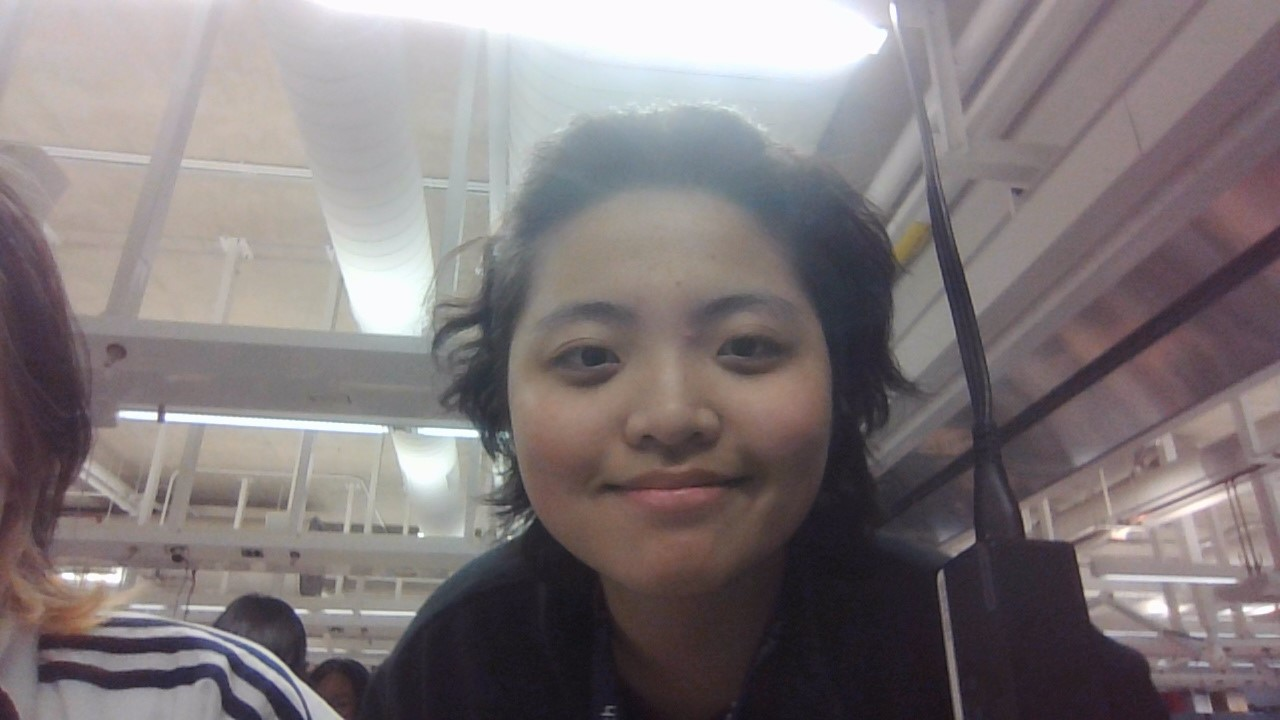
#> input picture fei.jpg, 1280 x 720 px, given in place of the camera
$ python objectrec.py
#> lines starting #> are read from the running program, lines starting #| are printed output that depends on the picture; after the words box and inside, x2 and y2 are one past the last pixel; in counts of white or black regions, pixels touching at a corner belong together
import cv2
import numpy as np

cap1 = cv2.VideoCapture(1)
cap2 = cv2.VideoCapture(2)

while 1:
    ret1,frame1 =cap1.read()
#> frame1 is the input picture: shape (720, 1280, 3); mean B, G, R 121.9, 120.3, 128.3
    ret2,frame2 =cap2.read()
    # ret will return a true value if the frame exists otherwise False
    into_hsv1 =cv2.cvtColor(frame1,cv2.COLOR_BGR2HSV)
#> into_hsv1: shape (720, 1280, 3); mean H, S, V 97, 33.3, 130.9
    into_hsv2 =cv2.cvtColor(frame2,cv2.COLOR_BGR2HSV)
    # changing the color format from BGr to HSV
    # This will be used to create the mask
    blue_L_limit=np.array([98,50,50]) # setting the blue lower limit
    blue_U_limit=np.array([139,255,255]) # setting the blue upper limit

    yellow_L_limit=np.array([20, 100, 100]) # setting the yellow lower limit
    yellow_U_limit=np.array([30, 255, 255]) # setting the yellow upper limit

    red_L_limit=np.array([0, 100, 20]) # setting the red lower limit
    red_U_limit=np.array([10, 255, 255]) # setting the red upper limit

    b_mask=cv2.inRange(into_hsv1,blue_L_limit, blue_U_limit)
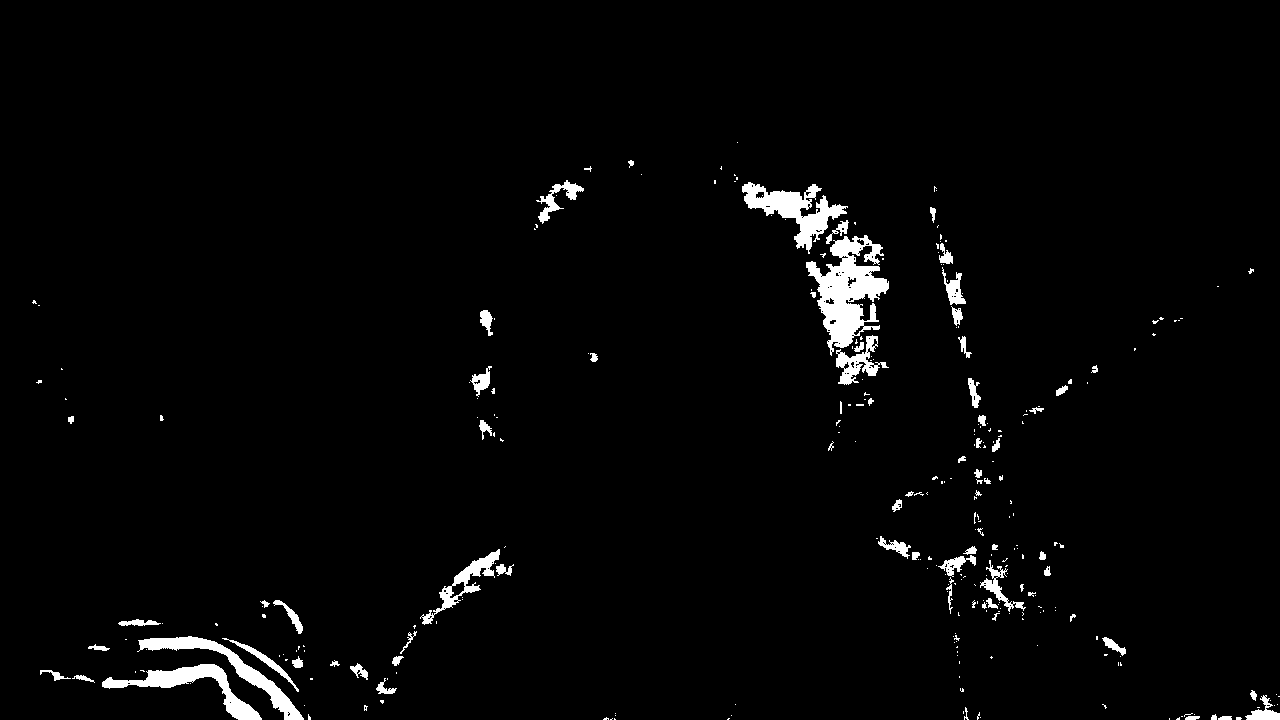
#> b_mask: shape (720, 1280); 2.4% white; 295 white regions (221 under 20 px), largest, box (x1, y1, x2, y2) and area: (806, 235, 889, 356) 4693, (742, 182, 848, 254) 2666, (102, 664, 262, 720) 2222
    y_mask=cv2.inRange(into_hsv1,yellow_L_limit, yellow_U_limit)
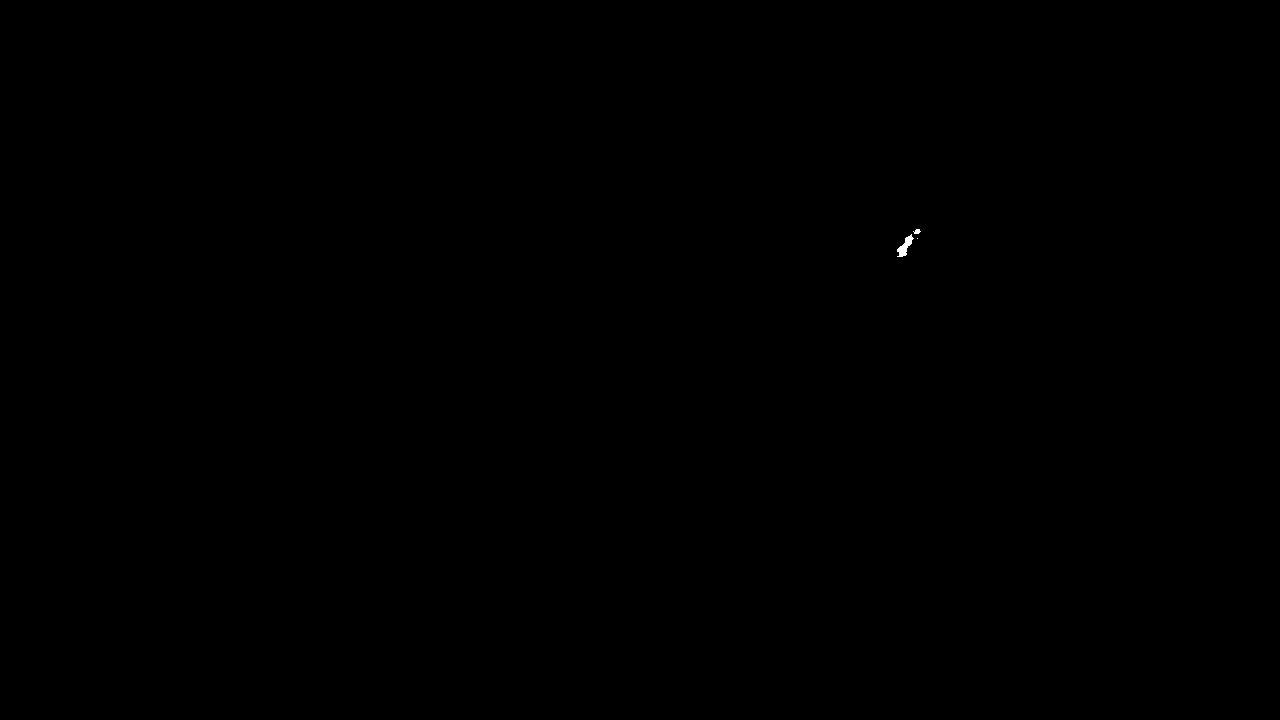
#> y_mask: shape (720, 1280); 0.02% white; 3 white regions (1 under 20 px), largest, box (x1, y1, x2, y2) and area: (897, 234, 914, 257) 168, (913, 229, 921, 234) 27
    r_mask=cv2.inRange(into_hsv2,red_L_limit, red_U_limit)
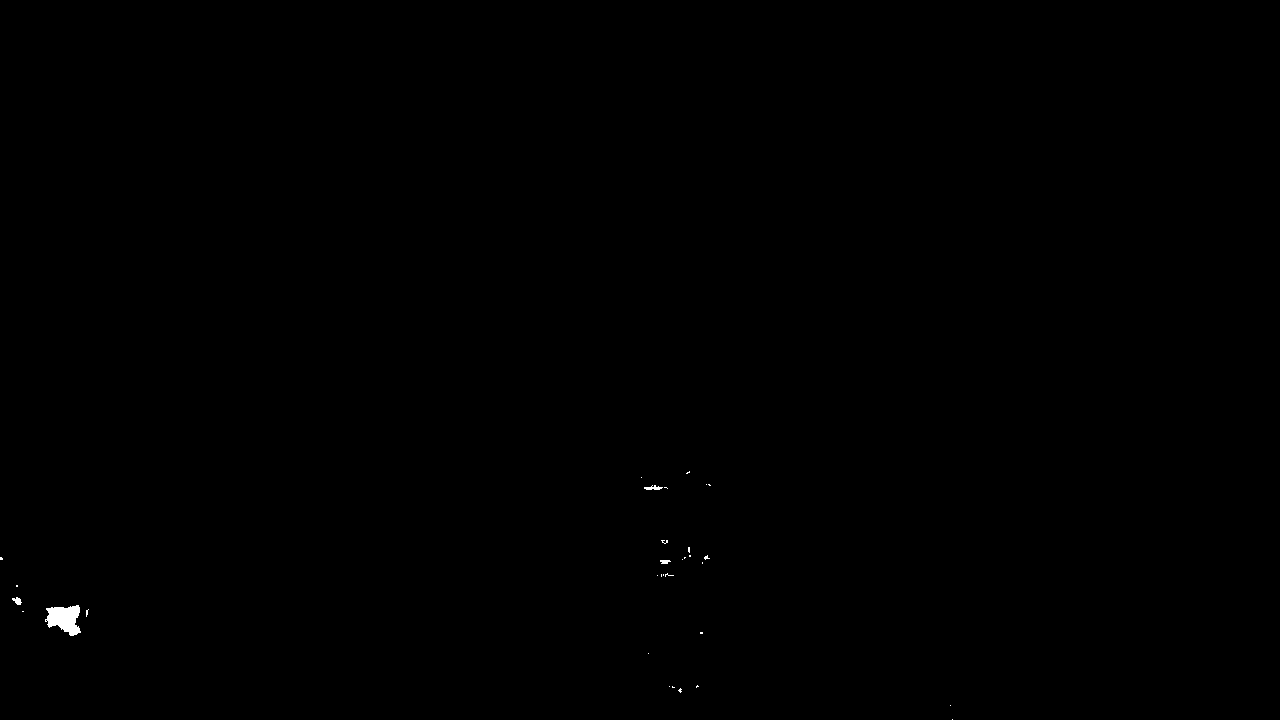
#> r_mask: shape (720, 1280); 0.11% white; 32 white regions (28 under 20 px), largest, box (x1, y1, x2, y2) and area: (45, 605, 81, 636) 729, (644, 485, 663, 490) 56, (12, 597, 22, 605) 48, (660, 560, 671, 564) 34
    # creating the mask using inRange() function
    # this will produce an image where the color of the objects
    # falling in the range will turn white and rest will be black
    blue=cv2.bitwise_and(frame1,frame1,mask=b_mask)
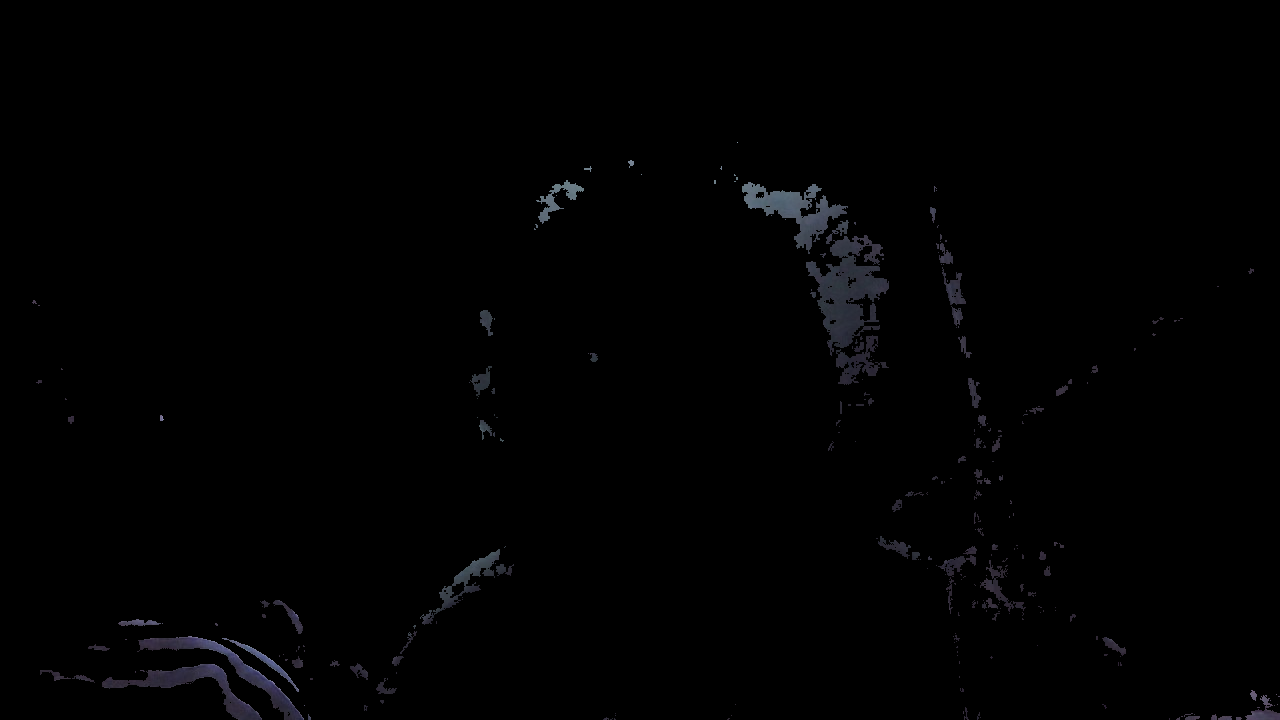
#> blue: shape (720, 1280, 3); mean B, G, R 1.8, 1.4, 1.4
    yellow=cv2.bitwise_and(frame1,frame1,mask=y_mask)
    red=cv2.bitwise_and(frame2,frame2,mask=r_mask)
    # this will give the color to mask.
    #cv2.imshow('Original',frame) # to display the original frame
    cv2.imshow('Blue Detector',blue) # to display the blue object output
    cv2.imshow('Red Detector',red) # to display the blue object output
    #cv2.imshow('Yellow Detector',yellow) # to display the blue object output

    if cv2.waitKey(1)==27:
#> (key Esc is pressed here)
        break
    # this function will be triggered when the ESC key is pressed
    # and the while loop will terminate and so will the program
#> (the run stopped early here; a loop or call above may not have finished)

$ run again, on yuxi.jpg
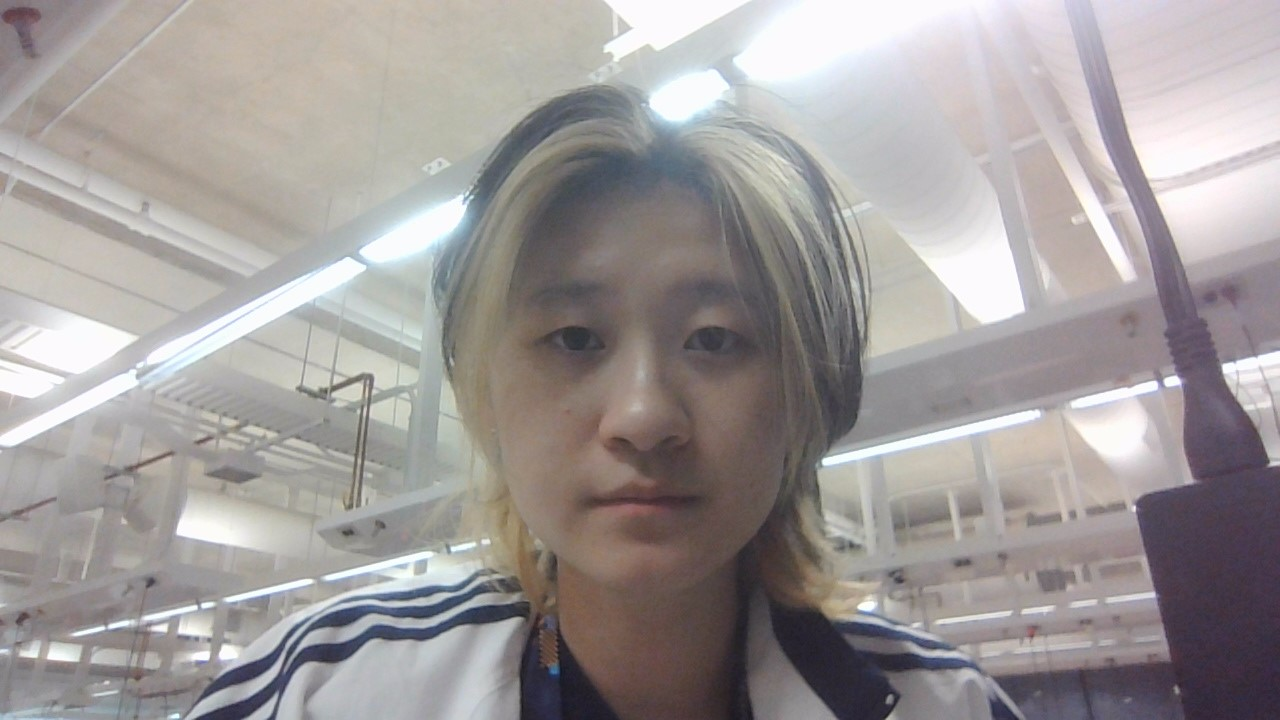
#> input picture yuxi.jpg, 1280 x 720 px, given in place of the camera
#> frame1 is the input picture: shape (720, 1280, 3); mean B, G, R 154, 154.8, 160
#> into_hsv1: shape (720, 1280, 3); mean H, S, V 76.8, 23.4, 162.6
#> `b_mask=cv2.inRange(into_hsv1,blue_L_limit, blue_U_limit)`:
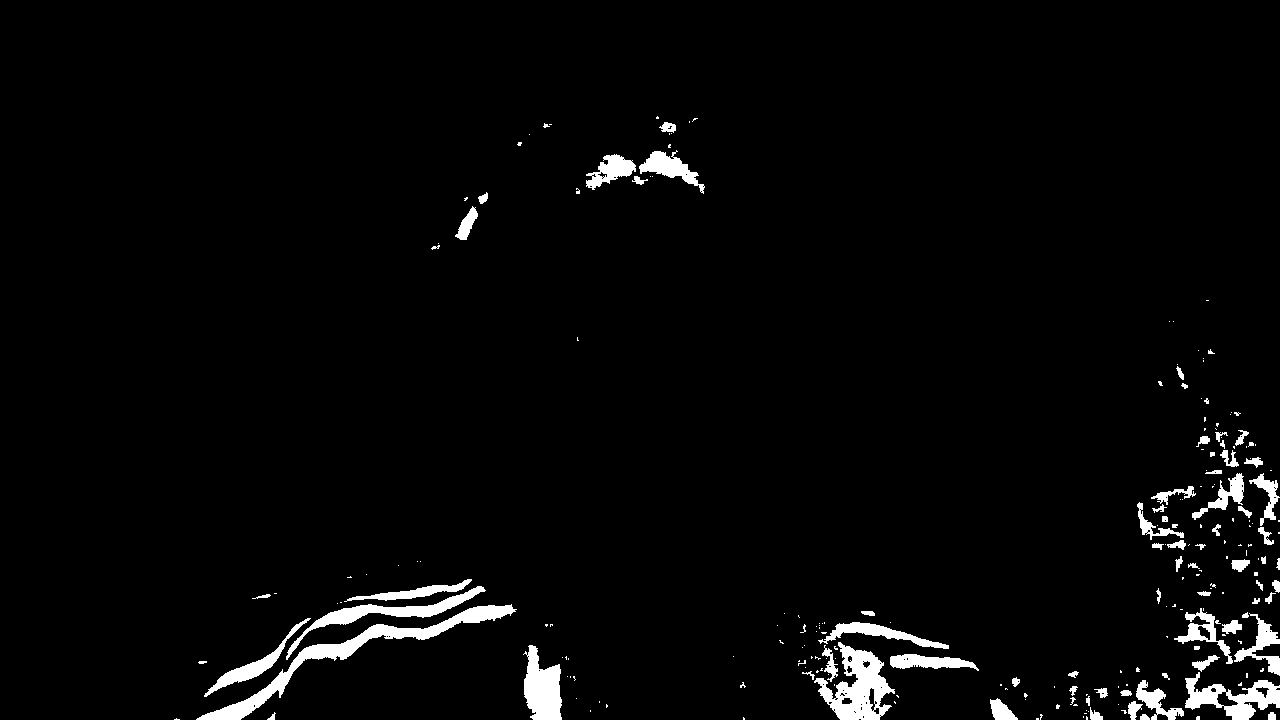
#> b_mask: shape (720, 1280); 3.1% white; 234 white regions (157 under 20 px), largest, box (x1, y1, x2, y2) and area: (196, 604, 517, 720) 4041, (814, 642, 895, 720) 2999, (523, 645, 562, 720) 1986
#> y_mask: shape (720, 1280); 0% white in thin lines or dots, all inside (x1, y1, x2, y2) = (505, 512, 523, 545)
#> r_mask: shape (720, 1280); 0.01% white in thin lines or dots, all inside (x1, y1, x2, y2) = (547, 438, 642, 661)
#> `blue=cv2.bitwise_and(frame1,frame1,mask=b_mask)`:
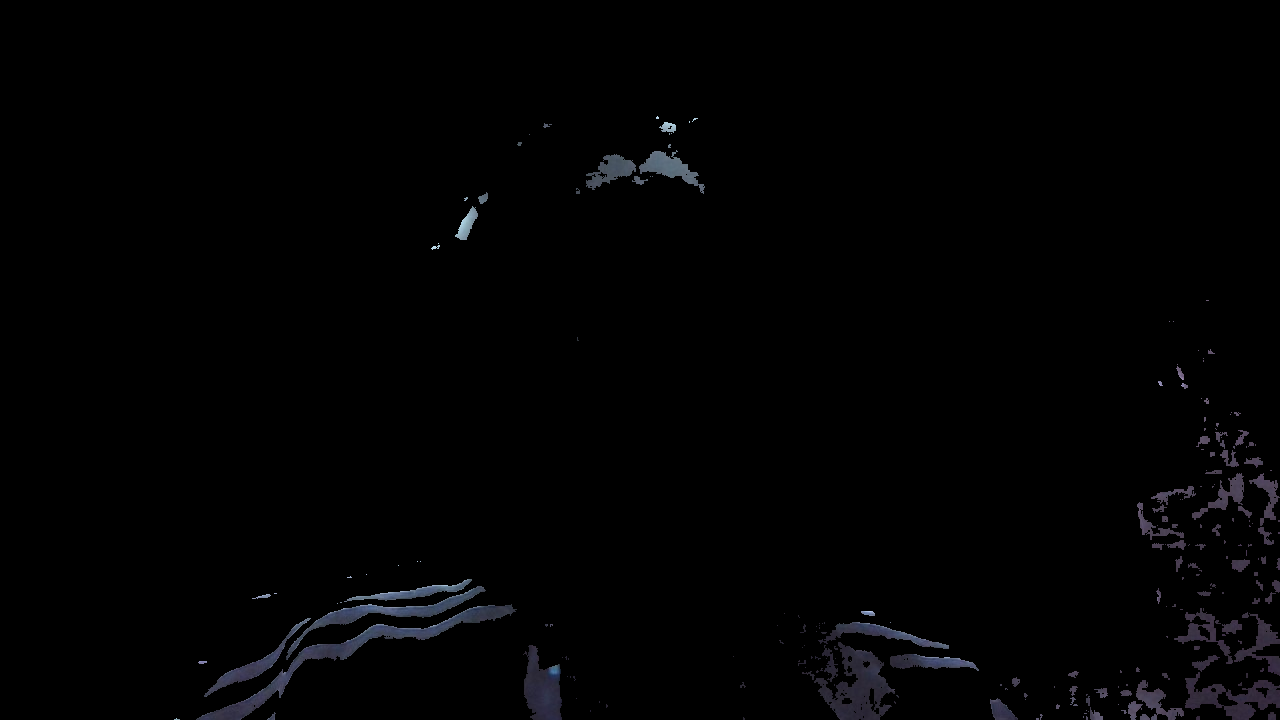
#> blue: shape (720, 1280, 3); mean B, G, R 2.6, 2, 2
